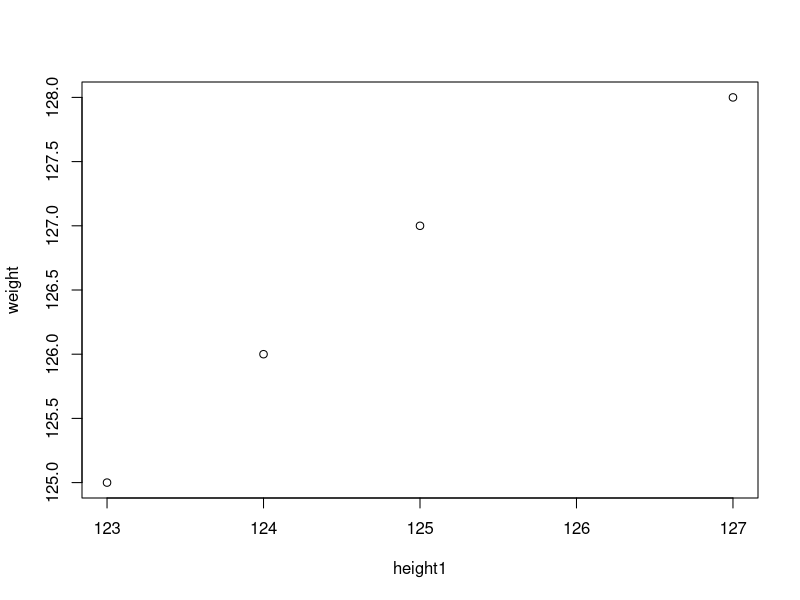
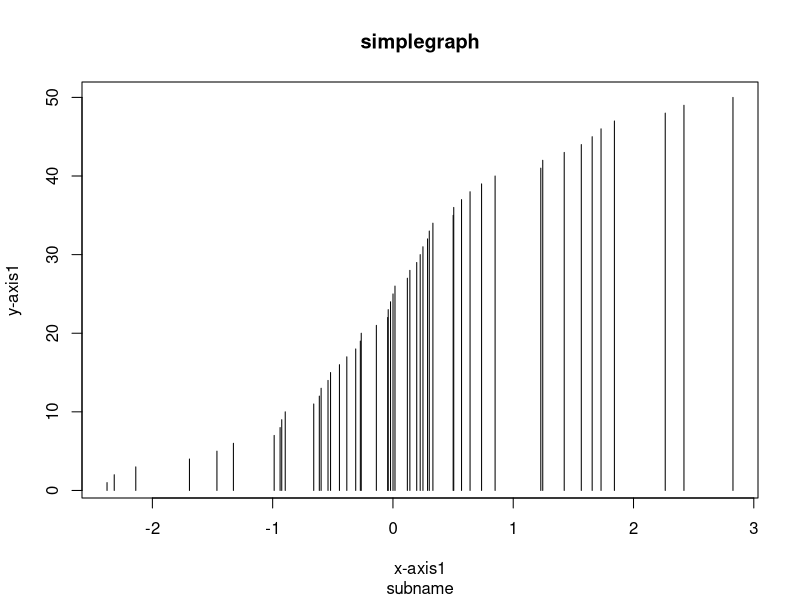
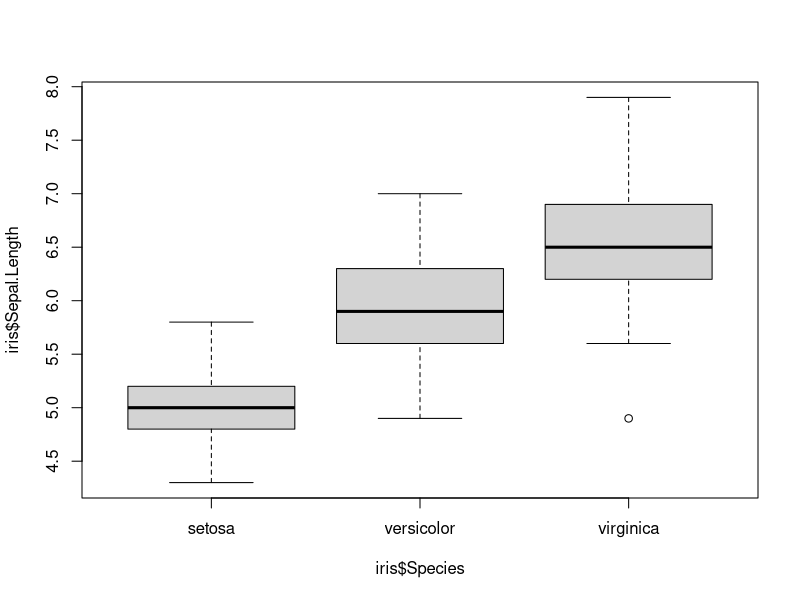
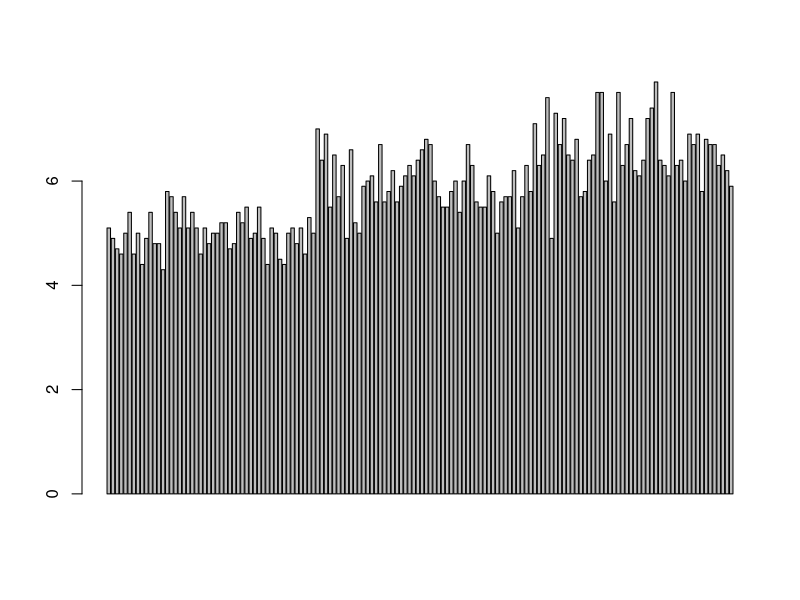
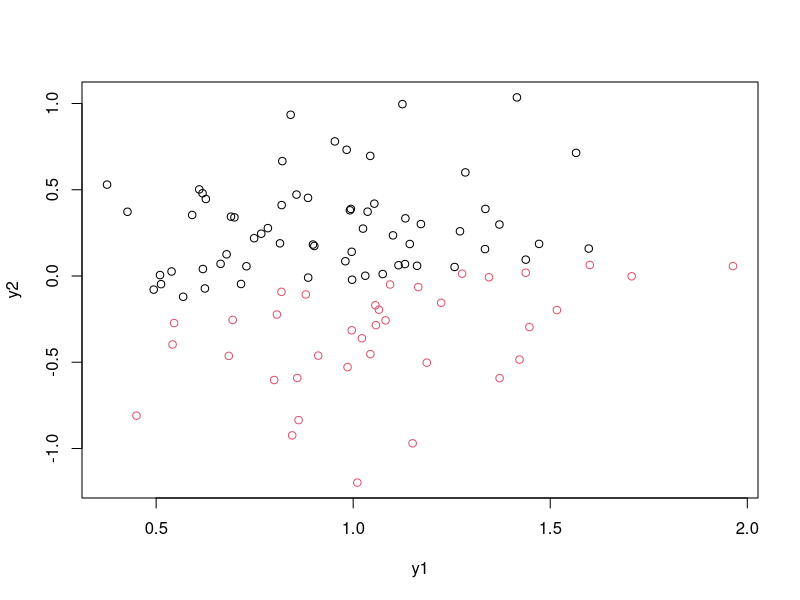

Generate these figures, in order, with R:
height<-c(123,124,125,127)
weight<-c(125,126,127,128)
plot(height,weight,xlab="height1",ylab="weight")

x<-sort(rnorm(50))
y<-c(1:50)
plot(x,y,xlab="x-axis1",ylab="y-axis1",type="h",main="simplegraph",sub="subname")

points(x,cex=0.5,col="dark red")

head(iris)
boxplot(iris$Sepal.Length ~ iris$Species)

head(iris)
barplot(iris$Sepal.Length)
png("barplotting for sepallength.png",width=400,height=400,res=72)
z<-data.frame(y1=rnorm(100,1,0.3),y2=rnorm(100,0,0.4))
ch<-kmeans(z,2,iter.max= 15,nstart =1)
plot(z,col=ch$cluster)


